Frame 1 (no input): blank canvas, image omitted
Frame 60 (no input): blank canvas, image omitted
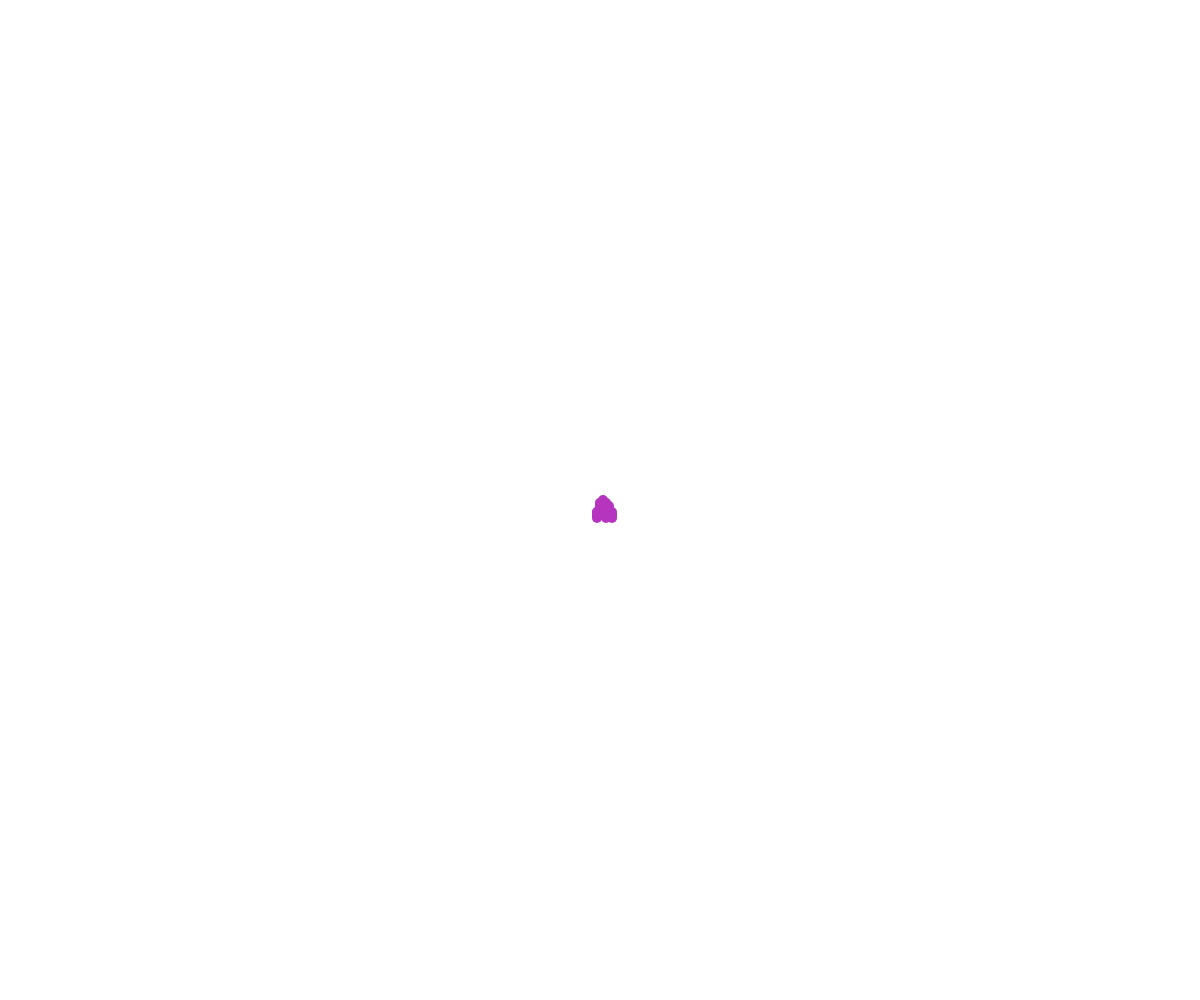
Frame 120 (the mouse pressed at the canvas centre since frame 60)

The p5.js sketch whose frames 1 and 60 were blank and that drew this single picture after the mouse press (run headless with seeded random() and noise() and a simulated clock; from frame 60 on, the mouse is pressed at the canvas centre):

// p5.js sketch
// ── sketch.js
// Project Title
// Your Name
// Date
//
// Extra for Experts:
// - describe what you did to take this project "above and beyond"


let theWalkers = [];

class Walker {
  constructor(x, y, colour) {
    this.x = x;
    this.y = y;
    this.colour = colour;
    this.speed = 3;
    this.radius = 5;
  }

  display() {
    noStroke();
    fill(this.colour);
    circle(this.x, this.y, this.radius*2);;
  }
  move() {
    let choice = random(100);
    if (choice < 25) {
      this.y -= this.speed;
    }
    else if (choice < 50){
      this.y += this.speed;
    }
    else if (choice < 75){
      this.x -= this.speed;
    }
    else {
      this.x += this.speed; 
    }
  }
}

let ro = new Walker(200, 300, "green");
let noor = new Walker(400, 500, "red")

function setup() {
  createCanvas(windowWidth, windowHeight);
}

function draw() {
  // background(220);
  // ro.move()
  // ro.display()
  // noor.move()
  // noor.display()

  for (let myWalker of theWalkers){;
    myWalker.move();
    myWalker.display();
  }
}

function mousePressed(){
  spawnWalker(mouseX, mouseY);
}

function spawnWalker (x, y) {
  let r = random(255);
  let g = random(255);
  let b = random(255);
  let someColour = color(r, g, b);
  let someWalker = new Walker(x, y, someColour);
  theWalkers.push(someWalker);
}
